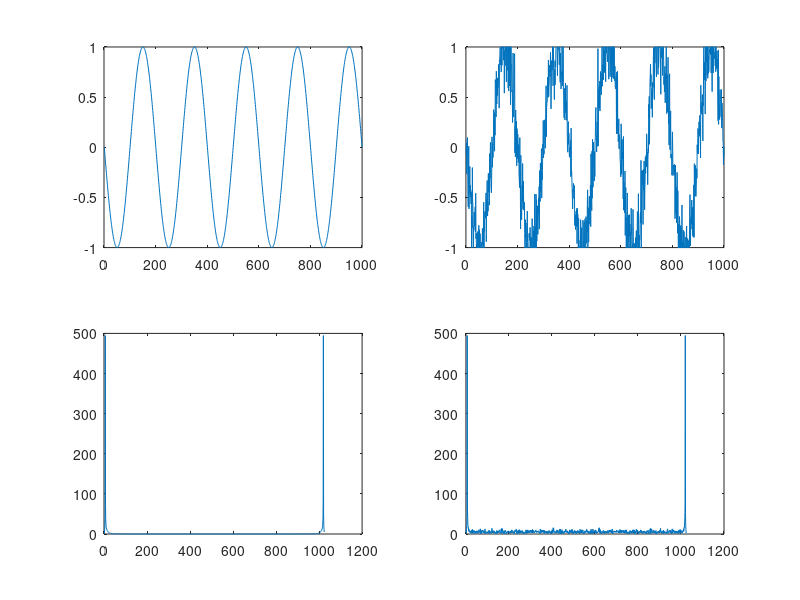

The MATLAB source for this figure: (Note: this script raises an error after producing the figure.)
clear all;
clc;
close all;

fs = 44100;
% x = wavread('b.wav');
t = -5*pi:pi/100:5*pi;
x = sin(t);
x = x(:);
sx = size(x,1);

subplot(2,2,1);
plot(x);axis([0 sx -1 1]);

% 原信号FFT
xf = fft(x,1024);
subplot(2,2,3);
plot(abs(xf));

% 添加高斯噪声
t = 0 : 1/fs : (sx-1)/fs;
noise = 0.2*randn(size(x));  % 均值为0，方差为0.5的标准正态噪声
x1 = x + noise;
subplot(2,2,2);
plot(x1);axis([0 sx -1 1]);

% 信号加噪声后的FFT
xf = fft(x1,1024);
subplot(2,2,4);
plot(abs(xf));

% LMS自适应滤波
param.M        = 50;
param.w        = ones(param.M, 1) * 0.1;
param.u        = 0.1;
param.max_iter = 100;
param.min_err  = 0.5;

[yn err] = zx_lms(x1(:,1), x(:,1), param);

figure,
plot(yn)

ynf = fft(yn(param.M:end), 1024);
figure,
plot(abs(ynf));